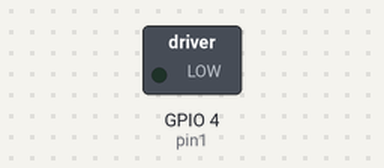
Bench run of a sketch on a simulated ESP32. On the bench: switched loads named in the sketch (green lamp = pin HIGH).

Above: at 0.15 s.
At 19.98 s:
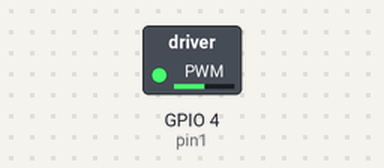
At 39.81 s:
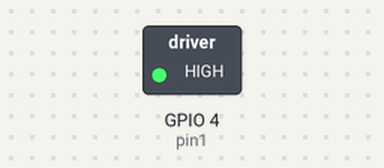
Timing chart, 0 to 40.0 s (numbered marks = the images above):
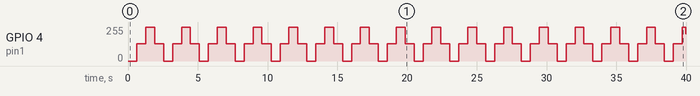

Measured:
- by itself, GPIO 4 (pin1): 0/255 → 128/255 at 0.64 s, → 255/255 0.64 s later, → 128/255 0.64 s later, → 0/255 0.65 s later, … (63 changes in this stretch)

The sketch:

6_2_pwm_motor.ino
```cpp
/*
Autore: Paolo Aliverti
Listato 6.6 – Controllo motore PWM
*/
void setup() {
  int ch = 0;
  int freq = 1000;
  int res = 8;
  ledcSetup(ch, freq, res);

  int pin1 = 4;
  ledcAttachPin(pin1, ch);
}

void loop() {
  for (int i = 0; i < 256; i++) {
    ledcWrite(0, i);
    delay(5);
  }
  for (int i = 255; i >= 0; i--) {
    ledcWrite(0, i);
    delay(5);
  }
}
```
